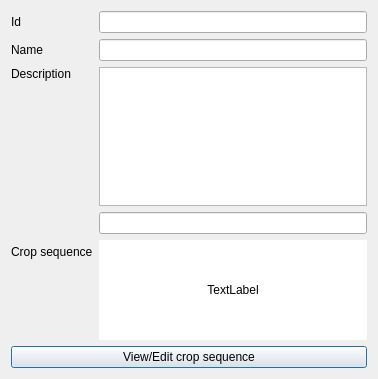
<?xml version="1.0" encoding="UTF-8"?>
<ui version="4.0">
 <class>Dialog</class>
 <widget class="QDialog" name="Dialog">
  <property name="geometry">
   <rect>
    <x>0</x>
    <y>0</y>
    <width>378</width>
    <height>379</height>
   </rect>
  </property>
  <property name="windowTitle">
   <string>Dialog</string>
  </property>
  <layout class="QFormLayout" name="formLayout">
   <item row="0" column="0">
    <widget class="QLabel" name="id_LBL">
     <property name="toolTip">
      <string>Unique feature identifier</string>
     </property>
     <property name="text">
      <string>Id</string>
     </property>
    </widget>
   </item>
   <item row="0" column="1">
    <widget class="QLineEdit" name="id">
     <property name="enabled">
      <bool>true</bool>
     </property>
     <property name="toolTip">
      <string>Unique soil use identifier</string>
     </property>
    </widget>
   </item>
   <item row="1" column="0">
    <widget class="QLabel" name="name_LBL">
     <property name="toolTip">
      <string>The name of the link</string>
     </property>
     <property name="text">
      <string>Name</string>
     </property>
    </widget>
   </item>
   <item row="1" column="1">
    <widget class="QLineEdit" name="name">
     <property name="toolTip">
      <string>The name of the link</string>
     </property>
    </widget>
   </item>
   <item row="2" column="0">
    <widget class="QLabel" name="descr_LBL">
     <property name="text">
      <string>Description</string>
     </property>
     <property name="alignment">
      <set>Qt::AlignLeading|Qt::AlignLeft|Qt::AlignTop</set>
     </property>
    </widget>
   </item>
   <item row="2" column="1">
    <widget class="QPlainTextEdit" name="descr"/>
   </item>
   <item row="3" column="1">
    <widget class="QLineEdit" name="croplist">
     <property name="enabled">
      <bool>true</bool>
     </property>
     <property name="toolTip">
      <string>The feature id of the inlet node</string>
     </property>
    </widget>
   </item>
   <item row="5" column="0" colspan="2">
    <widget class="QPushButton" name="EDIT_BTN">
     <property name="enabled">
      <bool>true</bool>
     </property>
     <property name="text">
      <string>View/Edit crop sequence</string>
     </property>
    </widget>
   </item>
   <item row="4" column="1">
    <widget class="QLabel" name="IMAGE_LABEL">
     <property name="minimumSize">
      <size>
       <width>0</width>
       <height>100</height>
      </size>
     </property>
     <property name="autoFillBackground">
      <bool>false</bool>
     </property>
     <property name="styleSheet">
      <string notr="true">background-color: rgb(255, 255, 255);</string>
     </property>
     <property name="text">
      <string>TextLabel</string>
     </property>
     <property name="alignment">
      <set>Qt::AlignCenter</set>
     </property>
    </widget>
   </item>
   <item row="4" column="0">
    <widget class="QLabel" name="label">
     <property name="text">
      <string>Crop sequence</string>
     </property>
    </widget>
   </item>
  </layout>
 </widget>
 <resources/>
 <connections/>
</ui>
